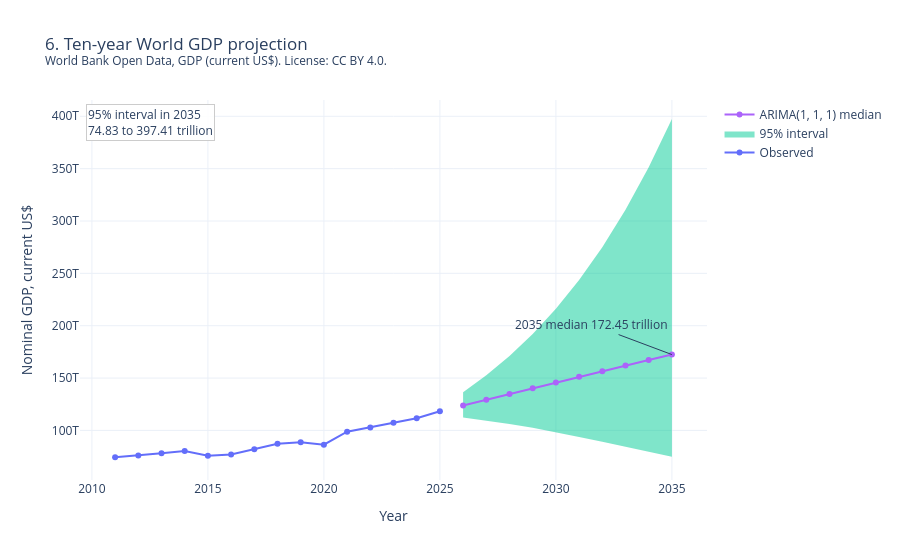

Notebook cell for this chart:
### Code cell
if projection is None:
    print(projection_decision_text(backtest))
else:
    recent = world_series.loc[world_series.index >= projection.origin_year - 14]
    fig = go.Figure()
    fig.add_trace(
        go.Scatter(
            x=list(recent.index),
            y=list(recent.to_numpy()),
            mode="lines+markers",
            name="Observed",
        )
    )
    fig.add_trace(
        go.Scatter(
            x=list(projection.years),
            y=list(projection.upper),
            mode="lines",
            line={"width": 0},
            showlegend=False,
            hoverinfo="skip",
            name="95% upper",
        )
    )
    fig.add_trace(
        go.Scatter(
            x=list(projection.years),
            y=list(projection.lower),
            mode="lines",
            line={"width": 0},
            fill="tonexty",
            name="95% interval",
        )
    )
    fig.add_trace(
        go.Scatter(
            x=list(projection.years),
            y=list(projection.median),
            mode="lines+markers",
            name=f"ARIMA{projection.order} median",
        )
    )
    disclose(fig, "gdp-arima-projection", "6. Ten-year World GDP projection", "gdp_annual")
    fig.update_layout(xaxis_title="Year", yaxis_title="Nominal GDP, current US$")
    fig.add_annotation(
        x=projection.years[-1],
        y=projection.median[-1],
        text=f"{projection.years[-1]} median {projection.median[-1] / 1e12:.2f} trillion",
        showarrow=True,
        ax=-80,
        ay=-30,
    )
    claim_box(
        fig,
        [
            f"95% interval in {projection.years[-1]}",
            f"{projection.lower[-1] / 1e12:.2f} to {projection.upper[-1] / 1e12:.2f} trillion",
        ],
    )
    trillion_hover(fig)
    fig.show()
    print(
        f"Median path: {trillions(world_series.loc[projection.origin_year])} in {projection.origin_year} "
        f"to {trillions(projection.median[-1])} in {projection.years[-1]}."
    )
    print("Bands are 95% intervals on log nominal GDP. They are not a policy forecast.")

### Figure 1 — Plotly figure (JSON) as saved in the notebook; plotly's stock layout.template omitted (floating-point values rounded to 4 significant figures)
{"data": [{"customdata": [[74.39], [76.06], [78.17], [80.24], [75.84], [77.08], [82.11], [87.31], [88.8], [86.39], [98.78], [102.9], [107.3], [111.7], [118.4]], "hovertemplate": "Observed<br>Year=%{x}<br>$%{customdata[0]:.2f} trillion<extra></extra>", "mode": "lines+markers", "name": "Observed", "type": "scatter", "x": [2011, 2012, 2013, 2014, 2015, 2016, 2017, 2018, 2019, 2020, 2021, 2022, 2023, 2024, 2025], "y": [74390000000000.0, 76060000000000.0, 78171001460419, 80240000000000.0, 75840000000000.0, 77084966373474, 82110104984460, 87310000000000.0, 88800000000000.0, 86390000000000.0, 98780038374127, 102862471365575, 107348614073350, 111669432109121, 118350166039396]}, {"hoverinfo": "skip", "line": {"width": 0}, "mode": "lines", "name": "95% upper", "showlegend": false, "type": "scatter", "x": [2026, 2027, 2028, 2029, 2030, 2031, 2032, 2033, 2034, 2035], "y": [136510927568497, 152700000000000.0, 171100000000000.0, 192100000000000.0, 216100000000000.0, 243600000000000.0, 274900000000000.0, 310700000000000.0, 351277591713089, 397400000000000.0]}, {"customdata": [[112.3], [109.5], [106.2], [102.5], [98.31], [93.84], [89.17], [84.4], [79.6], [74.83]], "fill": "tonexty", "hovertemplate": "95% interval<br>Year=%{x}<br>$%{customdata[0]:.2f} trillion<extra></extra>", "line": {"width": 0}, "mode": "lines", "name": "95% interval", "type": "scatter", "x": [2026, 2027, 2028, 2029, 2030, 2031, 2032, 2033, 2034, 2035], "y": [112300000000000.0, 109500000000000.0, 106200000000000.0, 102500000000000.0, 98310000000000.0, 93840000000000.0, 89170000000000.0, 84400000000000.0, 79600000000000.0, 74830000000000.0]}, {"customdata": [[123.8], [129.3], [134.8], [140.3], [145.8], [151.2], [156.6], [161.9], [167.2], [172.4]], "hovertemplate": "ARIMA(1, 1, 1) median<br>Year=%{x}<br>$%{customdata[0]:.2f} trillion<extra></extra>", "mode": "lines+markers", "name": "ARIMA(1, 1, 1) median", "type": "scatter", "x": [2026, 2027, 2028, 2029, 2030, 2031, 2032, 2033, 2034, 2035], "y": [123800000000000.0, 129300000000000.0, 134800000000000.0, 140300000000000.0, 145800000000000.0, 151200000000000.0, 156600000000000.0, 161900000000000.0, 167200000000000.0, 172400000000000.0]}], "layout": {"annotations": [{"ax": -80, "ay": -30, "showarrow": true, "text": "2035 median 172.45 trillion", "x": 2035, "y": 172400000000000.0}, {"align": "left", "bgcolor": "rgba(255,255,255,0.9)", "bordercolor": "#ccc", "showarrow": false, "text": "95% interval in 2035<br>74.83 to 397.41 trillion", "x": 0.01, "xanchor": "left", "xref": "paper", "y": 0.99, "yanchor": "top", "yref": "paper"}], "autosize": true, "hovermode": "x unified", "meta": {"chart_id": "gdp-arima-projection", "classification": "open", "profile_id": "public-demo", "provenance": "World Bank Open Data, GDP (current US$). License: CC BY 4.0.", "table": "gdp_annual"}, "title": {"text": "6. Ten-year World GDP projection<br><sup>World Bank Open Data, GDP (current US$). License: CC BY 4.0.</sup>"}, "xaxis": {"hoverformat": ".0f", "title": {"text": "Year"}}, "yaxis": {"title": {"text": "Nominal GDP, current US$"}}}}
